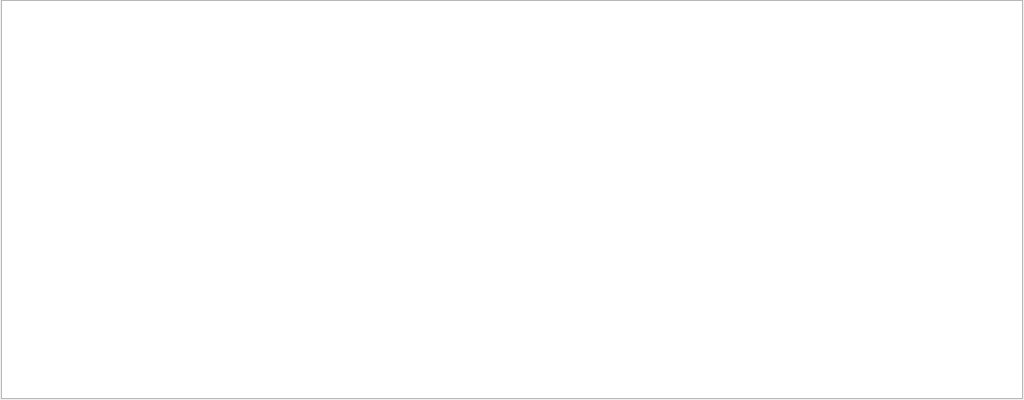
<?xml version="1.0" encoding="UTF-8"?>
<ui version="4.0">
 <class>Dialog</class>
 <widget class="QDialog" name="Dialog">
  <property name="geometry">
   <rect>
    <x>0</x>
    <y>0</y>
    <width>1024</width>
    <height>400</height>
   </rect>
  </property>
  <property name="windowTitle">
   <string>Dialog</string>
  </property>
  <property name="windowIcon">
   <iconset resource="icons.qrc">
    <normaloff>:/icons/icons/main.svg</normaloff>:/icons/icons/main.svg</iconset>
  </property>
  <layout class="QHBoxLayout" name="horizontalLayout">
   <property name="leftMargin">
    <number>1</number>
   </property>
   <property name="topMargin">
    <number>0</number>
   </property>
   <property name="rightMargin">
    <number>1</number>
   </property>
   <property name="bottomMargin">
    <number>1</number>
   </property>
   <item>
    <widget class="QTextEdit" name="textEdit">
     <property name="lineWrapMode">
      <enum>QTextEdit::NoWrap</enum>
     </property>
     <property name="readOnly">
      <bool>true</bool>
     </property>
    </widget>
   </item>
  </layout>
 </widget>
 <resources>
  <include location="icons.qrc"/>
 </resources>
 <connections/>
</ui>
